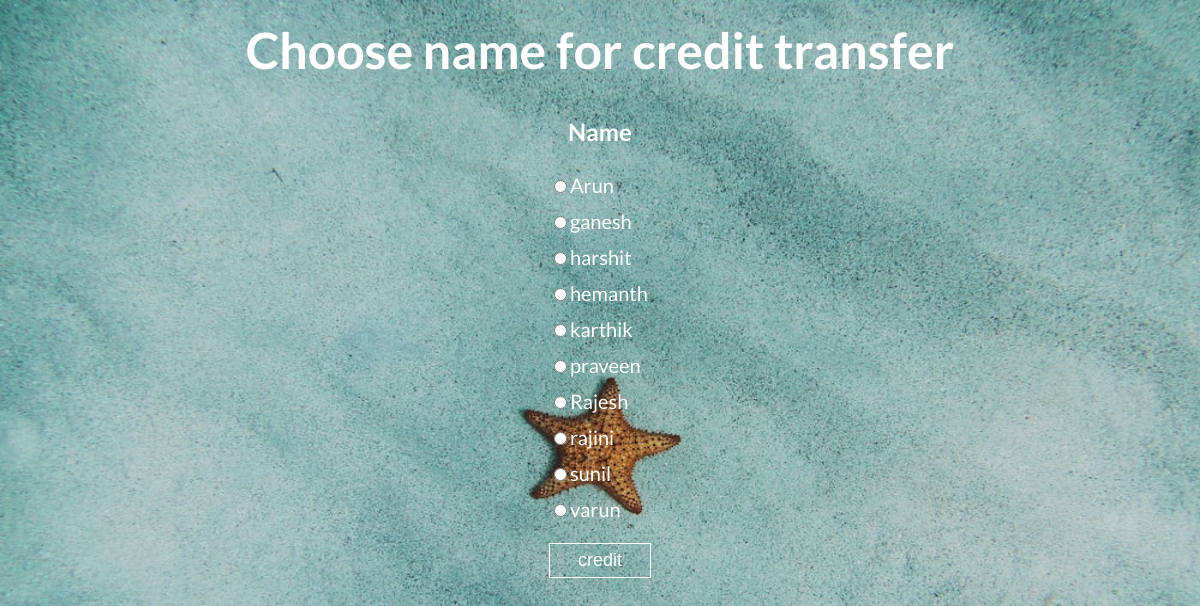
Screenshot of /viewuser.php with the database file from the repository.
### tables this page shows
CREATE TABLE `user` (
  `name` varchar(15) NOT NULL,
  `email` varchar(25) NOT NULL,
  `credit` varchar(10) NOT NULL
);

### viewuser.php (the view, shortened to what this page needs)
<?php
$con=mysqli_connect('localhost','root','','company');
$name1=$_SESSION['name'];
$q="select name from user where not name='$name1'";
$result=mysqli_query($con,$q);
?>
<html>
<head>
    <link rel="stylesheet" href="Assets/css/style.css">
    </head>
    <body>
    <div class="view">
        <h1>Choose name for credit transfer</h1>
        <form action="transfer.php" method="post"  class="credit-transfer">
       <table>
           <th><h2>Name</h2></th>
           <?php
     while($row = $result->fetch_assoc()) { ?>
   <tr>
       <td > <input type="radio" name="transfer" value="<?php echo $row["name"]; ?>"><?php echo $row["name"]; ?></td>
   </tr>
<?php }
  ?>
       <tr>
           <td><input type="submit" value="credit" class="credit-button"></td>
           </tr>
        </table>
        </form>
        </div>
    </body>
</html>

### Assets/css/style.css (style rules this page uses)
body { text-align: center; font-family: 'Lato', sans-serif; background: url(../images/bg.jpg) no-repeat; background-size: 100% 100%; }
.view { margin-top:20px; font-size: 25px; }
h1,h2 { color:#ffffff; }
.credit-transfer table tr td { color: #ffffff; font-size: 20px; padding: 5px 0px; }
input.credit-button { padding: 6px 28px; font-size: 18px; background: transparent; border: 1px solid #ffffff; color: #ffffff; margin: 10px auto; }
form.credit-transfer { display: inline-table; margin: auto; }

### rows the page displays
user: name "Arun"
user: name "ganesh"
user: name "harshit"
user: name "hemanth"
user: name "karthik"
user: name "praveen"
user: name "Rajesh"
user: name "rajini"
user: name "sunil"
user: name "varun"
